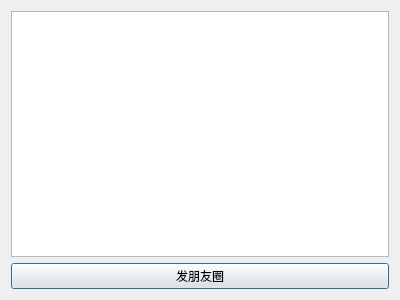
<?xml version="1.0" encoding="UTF-8"?>
<ui version="4.0">
 <class>DialogMoments</class>
 <widget class="QDialog" name="DialogMoments">
  <property name="geometry">
   <rect>
    <x>0</x>
    <y>0</y>
    <width>400</width>
    <height>300</height>
   </rect>
  </property>
  <property name="windowTitle">
   <string>朋友圈</string>
  </property>
  <layout class="QVBoxLayout" name="verticalLayout">
   <item>
    <widget class="QListWidget" name="moments"/>
   </item>
   <item>
    <widget class="QPushButton" name="btn_edit">
     <property name="text">
      <string>发朋友圈</string>
     </property>
    </widget>
   </item>
  </layout>
 </widget>
 <resources/>
 <connections/>
</ui>
